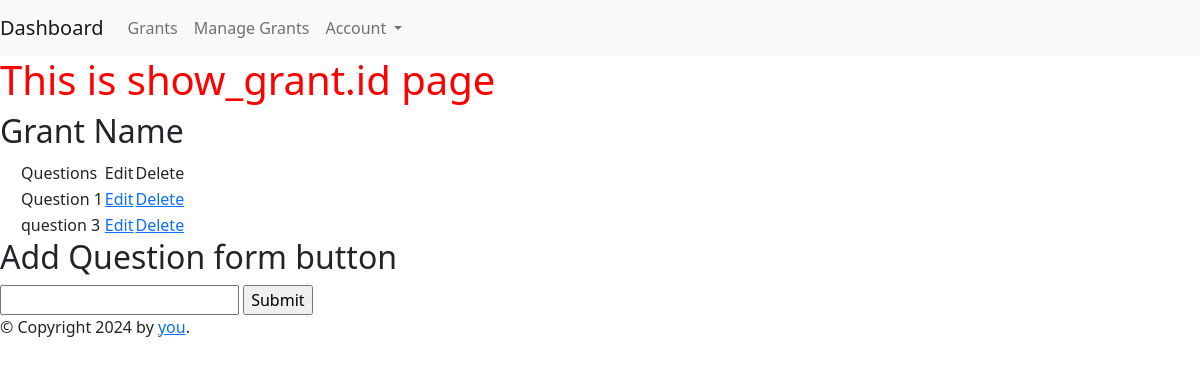
The app's page /show_grant/1, older data.
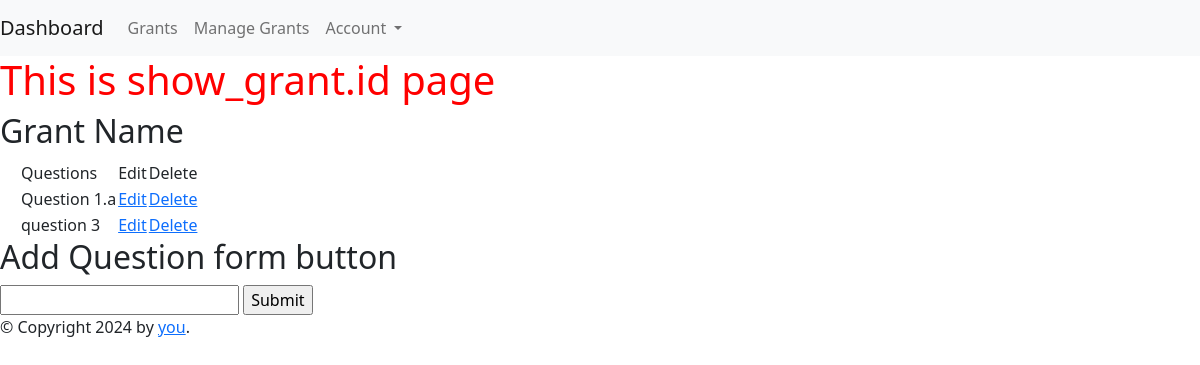
The same page, newer data.
### app.py (models this page shows, shortened)
class GrantQuestion(db.Model):
    id = db.Column(db.Integer, primary_key=True)
    grant_id = db.Column(db.Integer, db.ForeignKey('grant.id'))
    grant = db.relationship('Grant', backref='questions')
    question = db.Column(db.String(200), unique=True, nullable=False)
    created_on = created_on = db.Column(db.DateTime, default=datetime.utcnow)

### app.py (the view, shortened to what this page needs)
@app.route('/show_grant/<int:grant_id>', methods=['GET', 'POST'])
def show_grant(grant_id):
    grant = Grant.query.get_or_404(grant_id)
    list_question = GrantQuestion.query.filter_by(grant_id=grant.id)
    for question in list_question:
        print(question.question)
    addquestionform = AddGrantQuestionForm()
    return render_template('granter/show_grant.html',
        grant=grant,
        addquestionform= addquestionform,
        list_question=list_question
        )

### app.py
class AddGrantQuestionForm(FlaskForm):
    question = StringField("Enter Question", validators=[DataRequired(),])
    submit = SubmitField('Submit')

### templates/granter/show_grant.html (shortened to what this page needs)
{% extends 'base/base.html' %}
{%block content%}
<h1>This is show_grant.id page</h1>
<h2>Grant Name</h2>
<table style="margin-left: 20px;">
        <th>
            <tr>
                <td>Questions</td>
                <td>Edit</td>
                <td>Delete</td>
            </tr>
        </th>
       {%for question in list_question%}
        <tr>
            <td>{{question.question}}</td>
            <td><a href="{{ url_for('edit_show_grant_question', grant_id=grant.id, grantquestion_id=question.id) }}">Edit</a></td>
            <td><a href="{{ url_for('delete_show_grant_question', grant_id=grant.id, grantquestion_id=question.id) }}">Delete</a></td>
        </tr>
        {%endfor%}
    </table>
    <h2>Add Question form button</h2>
    <form method="POST" action="">
        {{addquestionform.question}}
        {{addquestionform.submit}}
    </form>
{%endblock%}

### templates/base/base.html (shortened to what this page needs)
<!doctype html>
<html>
  <head>
    {% block head %}
    <link rel="stylesheet" href="">
    {% endblock %}
    <link href="https://cdn.jsdelivr.net/npm/bootstrap@5.2.3/dist/css/bootstrap.min.css" rel="stylesheet">
    <link href="{{ url_for('static', filename='css/style.css') }}" rel="stylesheet">
    <nav class="navbar navbar-expand-lg navbar-light bg-light">
        <a class="navbar-brand" href="{{url_for('dashboard')}}">Dashboard</a>
        <div class="collapse navbar-collapse" id="navbarSupportedContent">
          <ul class="navbar-nav mr-auto">
            <li class="nav-item active">
              <a class="nav-link" href="{{url_for('grant_available')}}">Grants</a>
            </li>
            <li class="nav-item active">
              <a class="nav-link" href="{{url_for('manage_grant')}}">Manage Grants</a>
            </li>
            <li class="nav-item dropdown">
              <a class="nav-link dropdown-toggle" id="navbarDropdown" role="button" data-bs-toggle="dropdown" aria-haspopup="true" aria-expanded="false">
                Account
              </a>
            </li>
          </ul>
        </div>
    </nav>
  </head>
  <body>
    <div id="content">{% block content %}{% endblock %}</div>
    <div id="footer">
      {% block footer %}
      &copy; Copyright 2024 by <a href="">you</a>.
      {% endblock %}
    </div>
  </body>
</html>

### static/css/style.css (style rules this page uses)
h1 { color:red }

Row changes from the older to the newer data that the page shows:
changed GrantQuestion: question "Question 1" → "Question 1.a"
